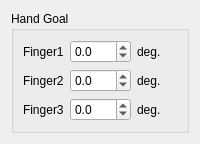
            <widget class="QWidget" name="right_arm_hand_control">
             <attribute name="title">
              <string>Hand Control</string>
             </attribute>
             <layout class="QGridLayout" name="gridLayout_27">
              <item row="0" column="0">
               <widget class="QGroupBox" name="right_goal_hand_position_box">
                <property name="title">
                 <string>Hand Goal</string>
                </property>
                <layout class="QGridLayout" name="gridLayout_26">
                 <item row="0" column="0">
                  <widget class="QLabel" name="right_goal_finger1_position_txt">
                   <property name="text">
                    <string>Finger1</string>
                   </property>
                  </widget>
                 </item>
                 <item row="0" column="1">
                  <widget class="QDoubleSpinBox" name="right_goal_finger1_position">
                   <property name="decimals">
                    <number>1</number>
                   </property>
                   <property name="minimum">
                    <double>-180.000000000000000</double>
                   </property>
                   <property name="maximum">
                    <double>180.000000000000000</double>
                   </property>
                  </widget>
                 </item>
                 <item row="0" column="2">
                  <widget class="QLabel" name="deg_txt_34">
                   <property name="text">
                    <string>deg.</string>
                   </property>
                  </widget>
                 </item>
                 <item row="1" column="0">
                  <widget class="QLabel" name="right_goal_finger2_position_txt">
                   <property name="text">
                    <string>Finger2</string>
                   </property>
                  </widget>
                 </item>
                 <item row="2" column="0">
                  <widget class="QLabel" name="right_goal_finger3_position_txt">
                   <property name="text">
                    <string>Finger3</string>
                   </property>
                  </widget>
                 </item>
                 <item row="1" column="2">
                  <widget class="QLabel" name="deg_txt_37">
                   <property name="text">
                    <string>deg.</string>
                   </property>
                  </widget>
                 </item>
                 <item row="2" column="2">
                  <widget class="QLabel" name="deg_txt_38">
                   <property name="text">
                    <string>deg.</string>
                   </property>
                  </widget>
                 </item>
                 <item row="1" column="1">
                  <widget class="QDoubleSpinBox" name="right_goal_finger2_position">
                   <property name="decimals">
                    <number>1</number>
                   </property>
                   <property name="minimum">
                    <double>-180.000000000000000</double>
                   </property>
                   <property name="maximum">
                    <double>180.000000000000000</double>
                   </property>
                  </widget>
                 </item>
                 <item row="2" column="1">
                  <widget class="QDoubleSpinBox" name="right_goal_finger3_position">
                   <property name="decimals">
                    <number>1</number>
                   </property>
                   <property name="minimum">
                    <double>-180.000000000000000</double>
                   </property>
                   <property name="maximum">
                    <double>180.000000000000000</double>
                   </property>
                  </widget>
                 </item>
                </layout>
               </widget>
              </item>
             </layout>
            </widget>
